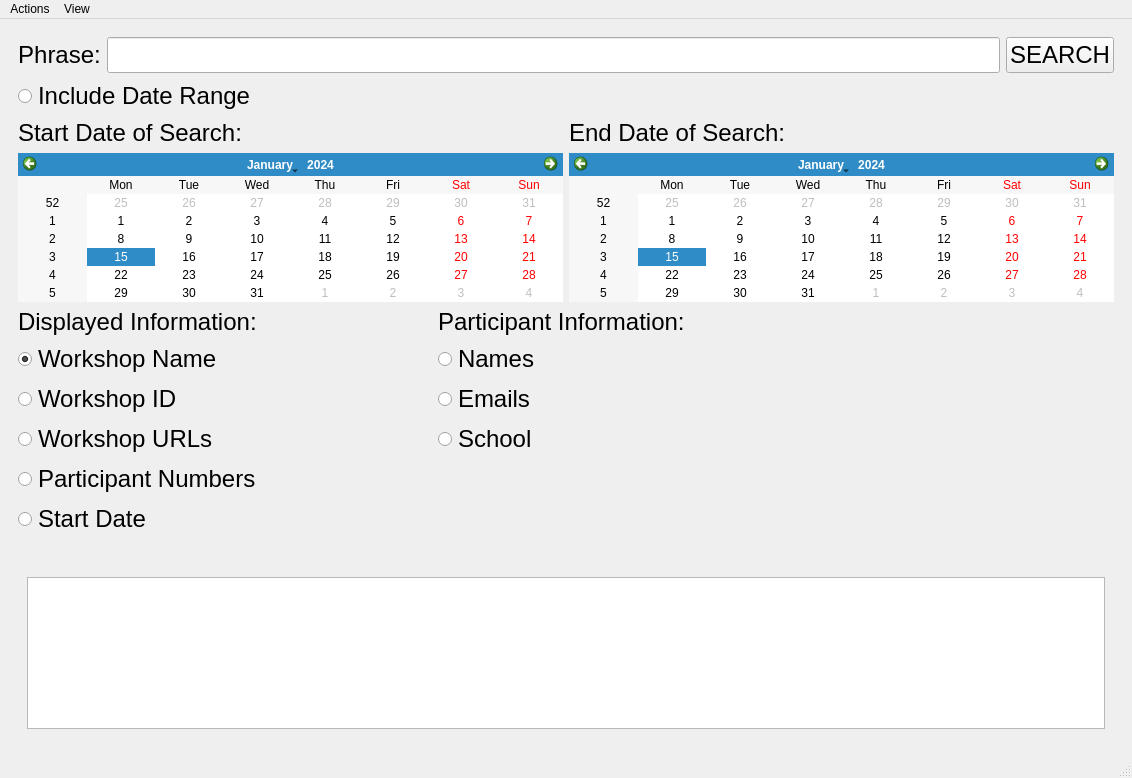
<?xml version="1.0" encoding="UTF-8"?>
<ui version="4.0">
 <class>MainWindow</class>
 <widget class="QMainWindow" name="MainWindow">
  <property name="geometry">
   <rect>
    <x>0</x>
    <y>0</y>
    <width>1132</width>
    <height>778</height>
   </rect>
  </property>
  <property name="windowTitle">
   <string>Workshop App</string>
  </property>
  <property name="windowIcon">
   <iconset resource="Resources/graphics.qrc">
    <normaloff>:/Logo/2018_CS_Logo_Square.png</normaloff>:/Logo/2018_CS_Logo_Square.png</iconset>
  </property>
  <property name="styleSheet">
   <string notr="true"/>
  </property>
  <widget class="QWidget" name="centralwidget">
   <layout class="QVBoxLayout" name="verticalLayout">
    <item>
     <widget class="QFrame" name="frame">
      <property name="frameShape">
       <enum>QFrame::NoFrame</enum>
      </property>
      <property name="frameShadow">
       <enum>QFrame::Raised</enum>
      </property>
      <layout class="QVBoxLayout" name="verticalLayout_8">
       <item>
        <layout class="QVBoxLayout" name="verticalLayout_7">
         <item>
          <layout class="QVBoxLayout" name="verticalLayout_6">
           <item>
            <layout class="QHBoxLayout" name="horizontalLayout">
             <item>
              <widget class="QLabel" name="keywordLabel">
               <property name="font">
                <font>
                 <pointsize>18</pointsize>
                </font>
               </property>
               <property name="text">
                <string>Phrase:</string>
               </property>
               <property name="alignment">
                <set>Qt::AlignCenter</set>
               </property>
              </widget>
             </item>
             <item>
              <widget class="QLineEdit" name="keywordInputField">
               <property name="font">
                <font>
                 <pointsize>18</pointsize>
                </font>
               </property>
              </widget>
             </item>
             <item>
              <widget class="QPushButton" name="buttonGetWorkshops">
               <property name="font">
                <font>
                 <pointsize>18</pointsize>
                </font>
               </property>
               <property name="text">
                <string>SEARCH</string>
               </property>
              </widget>
             </item>
            </layout>
           </item>
           <item>
            <widget class="QRadioButton" name="radioUseDate">
             <property name="font">
              <font>
               <pointsize>18</pointsize>
              </font>
             </property>
             <property name="text">
              <string>Include Date Range</string>
             </property>
            </widget>
           </item>
           <item>
            <layout class="QHBoxLayout" name="horizontalLayout_4">
             <item>
              <widget class="QLabel" name="startDateLabel">
               <property name="font">
                <font>
                 <pointsize>18</pointsize>
                </font>
               </property>
               <property name="text">
                <string>Start Date of Search:</string>
               </property>
              </widget>
             </item>
             <item>
              <widget class="QLabel" name="endDateLabel">
               <property name="font">
                <font>
                 <pointsize>18</pointsize>
                </font>
               </property>
               <property name="text">
                <string>End Date of Search:</string>
               </property>
              </widget>
             </item>
            </layout>
           </item>
           <item>
            <layout class="QHBoxLayout" name="horizontalLayout_3">
             <item>
              <widget class="QCalendarWidget" name="calendarWidget_StartDate"/>
             </item>
             <item>
              <widget class="QCalendarWidget" name="calendarWidget_EndDate"/>
             </item>
            </layout>
           </item>
           <item>
            <layout class="QHBoxLayout" name="horizontalLayout_2">
             <property name="sizeConstraint">
              <enum>QLayout::SetDefaultConstraint</enum>
             </property>
             <property name="leftMargin">
              <number>0</number>
             </property>
             <item>
              <layout class="QVBoxLayout" name="verticalLayout_3">
               <item>
                <widget class="QLabel" name="label_2">
                 <property name="font">
                  <font>
                   <pointsize>18</pointsize>
                  </font>
                 </property>
                 <property name="text">
                  <string>Displayed Information:</string>
                 </property>
                </widget>
               </item>
               <item>
                <widget class="QRadioButton" name="radioWsName">
                 <property name="font">
                  <font>
                   <pointsize>18</pointsize>
                  </font>
                 </property>
                 <property name="text">
                  <string>Workshop Name</string>
                 </property>
                 <property name="checked">
                  <bool>true</bool>
                 </property>
                 <property name="autoExclusive">
                  <bool>false</bool>
                 </property>
                </widget>
               </item>
               <item>
                <widget class="QRadioButton" name="radioWsID">
                 <property name="font">
                  <font>
                   <pointsize>18</pointsize>
                  </font>
                 </property>
                 <property name="text">
                  <string>Workshop ID</string>
                 </property>
                 <property name="autoExclusive">
                  <bool>false</bool>
                 </property>
                </widget>
               </item>
               <item>
                <widget class="QRadioButton" name="radioWsURLs">
                 <property name="font">
                  <font>
                   <pointsize>18</pointsize>
                  </font>
                 </property>
                 <property name="text">
                  <string>Workshop URLs</string>
                 </property>
                 <property name="autoExclusive">
                  <bool>false</bool>
                 </property>
                </widget>
               </item>
               <item>
                <widget class="QRadioButton" name="radioPartNumbers">
                 <property name="font">
                  <font>
                   <pointsize>18</pointsize>
                  </font>
                 </property>
                 <property name="text">
                  <string>Participant Numbers</string>
                 </property>
                 <property name="autoExclusive">
                  <bool>false</bool>
                 </property>
                </widget>
               </item>
               <item>
                <widget class="QRadioButton" name="radioWsStartDate">
                 <property name="font">
                  <font>
                   <pointsize>18</pointsize>
                  </font>
                 </property>
                 <property name="text">
                  <string>Start Date</string>
                 </property>
                 <property name="autoExclusive">
                  <bool>false</bool>
                 </property>
                </widget>
               </item>
               <item>
                <widget class="QFrame" name="frame_3">
                 <property name="minimumSize">
                  <size>
                   <width>0</width>
                   <height>0</height>
                  </size>
                 </property>
                 <property name="frameShape">
                  <enum>QFrame::NoFrame</enum>
                 </property>
                 <property name="frameShadow">
                  <enum>QFrame::Raised</enum>
                 </property>
                </widget>
               </item>
              </layout>
             </item>
             <item>
              <layout class="QVBoxLayout" name="verticalLayout_4">
               <item>
                <widget class="QLabel" name="participantLabel">
                 <property name="font">
                  <font>
                   <pointsize>18</pointsize>
                  </font>
                 </property>
                 <property name="text">
                  <string>Participant Information:</string>
                 </property>
                 <property name="alignment">
                  <set>Qt::AlignLeading|Qt::AlignLeft|Qt::AlignVCenter</set>
                 </property>
                </widget>
               </item>
               <item>
                <widget class="QRadioButton" name="radioNames">
                 <property name="font">
                  <font>
                   <pointsize>18</pointsize>
                  </font>
                 </property>
                 <property name="layoutDirection">
                  <enum>Qt::LeftToRight</enum>
                 </property>
                 <property name="text">
                  <string>Names</string>
                 </property>
                 <property name="autoExclusive">
                  <bool>false</bool>
                 </property>
                </widget>
               </item>
               <item>
                <widget class="QRadioButton" name="radioEmails">
                 <property name="font">
                  <font>
                   <pointsize>18</pointsize>
                  </font>
                 </property>
                 <property name="layoutDirection">
                  <enum>Qt::LeftToRight</enum>
                 </property>
                 <property name="text">
                  <string>Emails</string>
                 </property>
                 <property name="autoExclusive">
                  <bool>false</bool>
                 </property>
                </widget>
               </item>
               <item>
                <widget class="QRadioButton" name="radioSchool">
                 <property name="font">
                  <font>
                   <pointsize>18</pointsize>
                  </font>
                 </property>
                 <property name="layoutDirection">
                  <enum>Qt::LeftToRight</enum>
                 </property>
                 <property name="text">
                  <string>School</string>
                 </property>
                 <property name="autoExclusive">
                  <bool>false</bool>
                 </property>
                </widget>
               </item>
               <item>
                <widget class="QFrame" name="frame_2">
                 <property name="minimumSize">
                  <size>
                   <width>0</width>
                   <height>100</height>
                  </size>
                 </property>
                 <property name="frameShape">
                  <enum>QFrame::NoFrame</enum>
                 </property>
                 <property name="frameShadow">
                  <enum>QFrame::Plain</enum>
                 </property>
                </widget>
               </item>
              </layout>
             </item>
             <item>
              <widget class="QLabel" name="label">
               <property name="maximumSize">
                <size>
                 <width>256</width>
                 <height>256</height>
                </size>
               </property>
               <property name="styleSheet">
                <string notr="true"/>
               </property>
               <property name="text">
                <string/>
               </property>
               <property name="pixmap">
                <pixmap resource="Resources/graphics.qrc">:/Logo/2018_CS_Logo_Square.png</pixmap>
               </property>
               <property name="scaledContents">
                <bool>true</bool>
               </property>
              </widget>
             </item>
            </layout>
           </item>
          </layout>
         </item>
         <item>
          <layout class="QVBoxLayout" name="verticalLayout_5">
           <item>
            <widget class="QScrollArea" name="scrollArea">
             <property name="frameShape">
              <enum>QFrame::NoFrame</enum>
             </property>
             <property name="widgetResizable">
              <bool>true</bool>
             </property>
             <widget class="QWidget" name="scrollAreaWidgetContents">
              <property name="geometry">
               <rect>
                <x>0</x>
                <y>0</y>
                <width>1092</width>
                <height>116</height>
               </rect>
              </property>
              <layout class="QVBoxLayout" name="verticalLayout_2">
               <item>
                <widget class="QTextEdit" name="textOutputField"/>
               </item>
              </layout>
             </widget>
            </widget>
           </item>
          </layout>
         </item>
        </layout>
       </item>
      </layout>
     </widget>
    </item>
   </layout>
  </widget>
  <widget class="QMenuBar" name="menubar">
   <property name="geometry">
    <rect>
     <x>0</x>
     <y>0</y>
     <width>1132</width>
     <height>20</height>
    </rect>
   </property>
   <widget class="QMenu" name="menuActions">
    <property name="title">
     <string>Actions</string>
    </property>
    <addaction name="actionUpdate_Credentials"/>
    <addaction name="actionUpdate_Database"/>
   </widget>
   <widget class="QMenu" name="menuView">
    <property name="title">
     <string>View</string>
    </property>
    <addaction name="actionIncrease_CTRL"/>
    <addaction name="actionDecrease_CTRL"/>
   </widget>
   <addaction name="menuActions"/>
   <addaction name="menuView"/>
  </widget>
  <widget class="QStatusBar" name="statusbar"/>
  <action name="actionIncrease_CTRL">
   <property name="text">
    <string>Increase Font    CTRL + =</string>
   </property>
   <property name="shortcut">
    <string>Ctrl+=</string>
   </property>
  </action>
  <action name="actionDecrease_CTRL">
   <property name="text">
    <string>Decrease Font    CTRL + -</string>
   </property>
   <property name="shortcut">
    <string>Ctrl+-</string>
   </property>
  </action>
  <action name="actionUpdate_Credentials">
   <property name="text">
    <string>Update Credentials</string>
   </property>
  </action>
  <action name="actionUpdate_Database">
   <property name="text">
    <string>Update Database</string>
   </property>
  </action>
 </widget>
 <resources>
  <include location="Resources/graphics.qrc"/>
 </resources>
 <connections/>
</ui>
